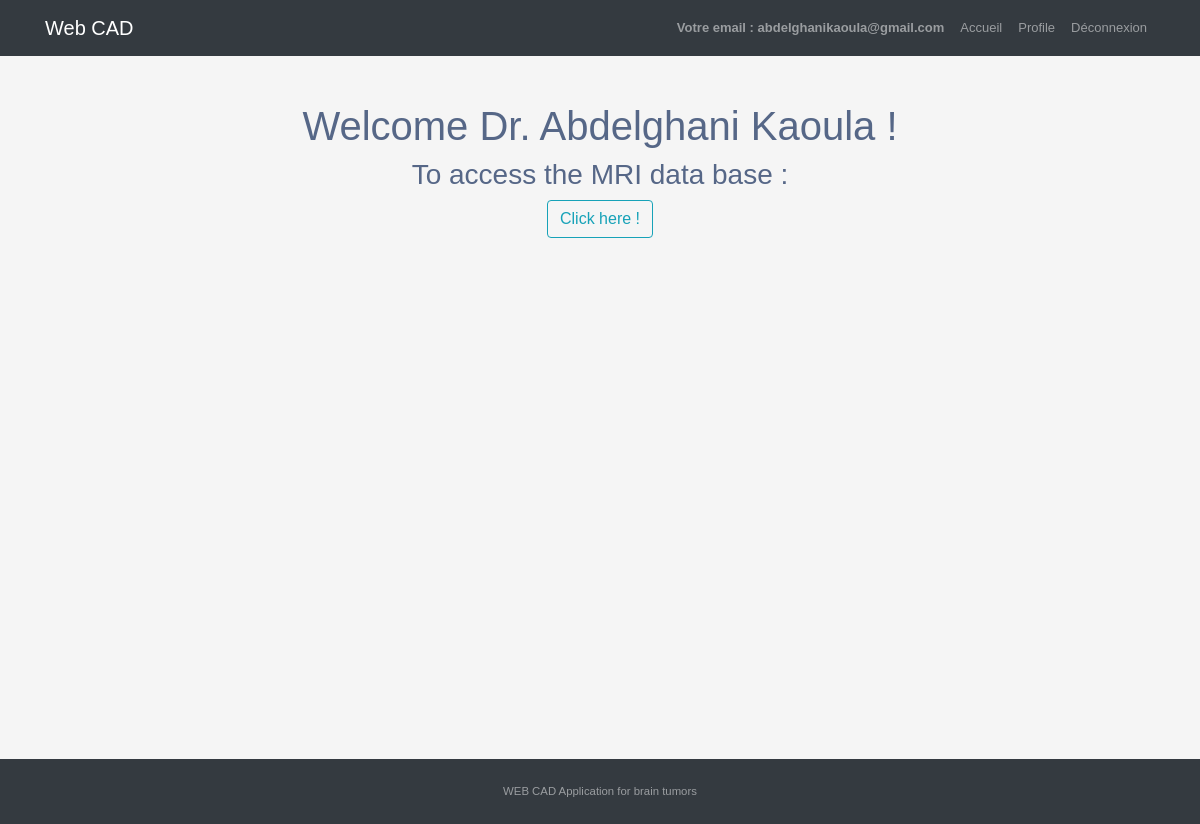
Screenshot of /UserHomePage/ (signed in) with the database file from the repository.
### sprint1/models.py (models this page shows, shortened)
class User(AbstractBaseUser, PermissionsMixin):
    email = models.EmailField(max_length=254, unique=True, error_messages={
                              'unique': "This email has already been registered."})
    name = models.CharField(max_length=254, null=True, blank=True)
    is_staff = models.BooleanField(default=False)
    is_superuser = models.BooleanField(default=False)
    is_active = models.BooleanField(default=True)
    last_login = models.DateTimeField(null=True, blank=True)
    date_joined = models.DateTimeField(auto_now_add=True)
    birth_date = models.DateField(null=True, blank=True)
    is_doctor = models.BooleanField(default=False)
    is_receptionist = models.BooleanField(default=False)
    USERNAME_FIELD = 'email'
    EMAIL_FIELD = 'email'
    REQUIRED_FIELDS = ['birth_date']
    objects = UserManager()

class Doctor(models.Model):
    user = models.OneToOneField(
        User, on_delete=models.CASCADE, related_name='doctor')
    first_name = models.CharField(blank=False, null=False, max_length=255)
    last_name = models.CharField(blank=False, null=False, max_length=255)
    grade = models.CharField(choices=GRADES, blank=False,
                             null=False, max_length=255)
    specialite = models.CharField(
        choices=SPECIALITES, blank=False, null=False, max_length=255)
    hopital = models.ForeignKey(Hopital, on_delete=models.CASCADE, null=True)

### sprint1/views.py (the view)
# urls.py: path('UserHomePage/', views.UserHomePage, name='UserHomePage'),
@login_required
def UserHomePage(request):
    if request.user.is_doctor:
        doc = Doctor.objects.filter(user=request.user).first()
        return render(request, "sprint1/accueil.html", {'doc': doc})
    elif request.user.is_receptionist:
        rec = Receptionist.objects.filter(user=request.user).first()
        return render(request, "sprint1/accueil.html", {'rec': rec})
    else:
        return render(request, 'sprint1/accueil.html')

### sprint1/templates/sprint1/accueil.html (shortened to what this page needs)
{% extends 'Sprint1/base.html' %}
{% block content %}
<br>
    <br>
          {% if user.is_authenticated %}
                       <div class="container" align="center">
                        {% if user.is_doctor %}
                        <h1> Welcome Dr. {{doc.first_name}} {{ doc.last_name}} ! </h1>
                          <h3> To access the MRI data base : </h3>
                           <a href="{% url 'sprint2:irm_list' %}" class="btn btn-outline-info " role="button" aria-disabled="true">Click here !</a>
                        {% endif %}
                        <br>
                      </div>
          {% endif %}
{% endblock content %}

### sprint1/templates/sprint1/includes/navbar.html (shortened to what this page needs)
{% load static %}
{% load crispy_forms_tags %}
<nav class="navbar navbar-expand-lg navbar-dark bg-dark fixed-top" role="navigation">
    <div class="container">
      {%if user.is_authenticated%}
        <a class="navbar-brand" href="{% url 'sprint1:UserHomePage' %}">Web CAD</a>
      {% else %}
        <a class="navbar-brand" href="/">Web CAD</a>
      {% endif %}
        {% if user.is_authenticated %}
        <ul class="nav navbar-nav">
                 <li class="nav-item"><strong class="nav-link">Votre email : {{user.email}}</strong></li>
                 <li class="nav-item"><a href="{% url 'sprint1:UserHomePage' %}" class="nav-link">Accueil</a></li>
                 {% if user.is_doctor %}
                <li class="nav-item"><a href="{% url 'sprint1:profileDoc' %}" class="nav-link">Profile</a></li>
                {% else %}
                <li class="nav-item"><a href="{% url 'sprint1:profileR' %}" class="nav-link">Profile</a></li>
                {%endif%}
                <li class="nav-item"><a href="/logout" value ="logout" class="nav-link">Déconnexion</a></li>
            </ul>
        {%else %}
        <ul class="nav navbar-nav">
            <li class="nav-item"><a href = "{% url 'sprint1:login' %}" class = "nav-link"> Login </a></li>
        </ul>
        </div>
        {%endif%}
    </div>
</nav>

### sprint1/static/css/app.css (style rules this page uses)
body { color: #566787; background: #f5f5f5; font-family: 'Varela Round', sans-serif; font-size: 13px; }

### rows the page displays
User: email "abdelghanikaoula@gmail.com"
Doctor: first_name "Abdelghani", last_name "Kaoula"
